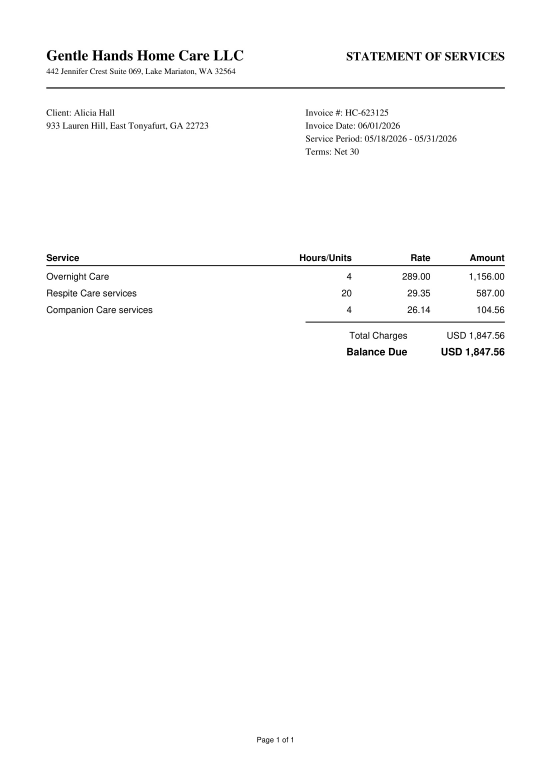
#> input picture evaluation/dataset/data/files/d071.jpg, 1654 x 2339 px (shown at 1/3 size)
$ python -i ocr.py   (imports and definitions only)
#> lines starting #> are read from the running program, lines starting #| are printed output that depends on the picture; after the words box and inside, x2 and y2 are one past the last pixel; in counts of white or black regions, pixels touching at a corner belong together
#> further down, picture is the input picture: PIL image 1654x2339 L; min 0, max 255, mean 251.7
"""OCR for scanned pages and images: clean the image, then run Tesseract.

Tesseract is trained on clean, upright, high-resolution black-on-white text.
Each step below moves a real scan closer to that:

1. upscale    low-resolution scans to about 300 dpi, the size Tesseract expects
2. flatten    uneven lighting by dividing by an estimate of the background
3. deskew     by measuring the angle of the text lines and rotating back
4. denoise    with a small median filter, which removes specks but keeps edges
5. binarise   with Otsu's method, which picks the black/white threshold
              from the image's own histogram
"""

from __future__ import annotations

import time
from dataclasses import dataclass

import cv2
import numpy as np
import pytesseract
from PIL import Image

from .text import Word, lines_from_words

TARGET_WIDTH = 2480  # A4 width in pixels at 300 dpi


@dataclass
class OcrResult:
    text: str
    confidence: float  # mean word confidence, 0 to 100
    words: list[Word]
    ms: int


def preprocess(img: Image.Image, target_width: int = 2000, binarise: bool = False) -> np.ndarray:
#> called with target_width = 2000, binarise = False
    a = np.array(img.convert("L"))

    # denoise first, at the original size: noise grows when the image is enlarged
    a = cv2.fastNlMeansDenoising(a, None, h=12, templateWindowSize=7, searchWindowSize=21) \
        if a.shape[1] <= 1400 else cv2.medianBlur(a, 3)

    # deskew at the original size as well, where it is cheaper
    a = _deskew(a)

    # upscale small images so letters are large enough for Tesseract
    h, w = a.shape
    if w < target_width * 0.85:
        scale = target_width / w
        a = cv2.resize(a, (int(w * scale), int(h * scale)), interpolation=cv2.INTER_CUBIC)

    # flatten uneven lighting: divide by a heavily blurred copy (the paper colour)
    small = cv2.resize(a, None, fx=0.125, fy=0.125)
    bg = cv2.resize(cv2.medianBlur(small, 21), (a.shape[1], a.shape[0]), interpolation=cv2.INTER_LINEAR)
    a = cv2.divide(a, bg, scale=255)

    if binarise:
        _, a = cv2.threshold(a, 0, 255, cv2.THRESH_BINARY + cv2.THRESH_OTSU)
    return a


def _deskew(a: np.ndarray, max_angle: float = 6.0, step: float = 0.25) -> np.ndarray:
    """Find the rotation that makes text lines most horizontal.

    For each candidate angle the dark pixels are summed row by row. When the
    lines are level, rows alternate sharply between ink and blank paper, so
    the variance of those row sums is highest at the correct angle.
    """
#> called with max_angle = 6, step = 0.25
    small = cv2.resize(a, None, fx=600 / a.shape[1], fy=600 / a.shape[1]) if a.shape[1] > 600 else a
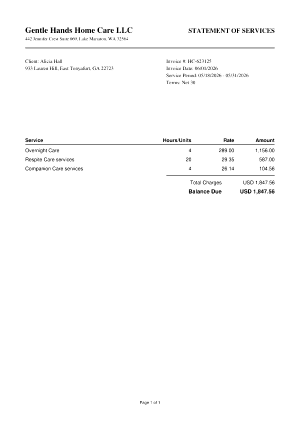
#> small: shape (848, 600) (shown at 1/2 size); min 0, max 255, mean 251.9
    inv = cv2.threshold(small, 0, 255, cv2.THRESH_BINARY_INV + cv2.THRESH_OTSU)[1].astype(np.float32)
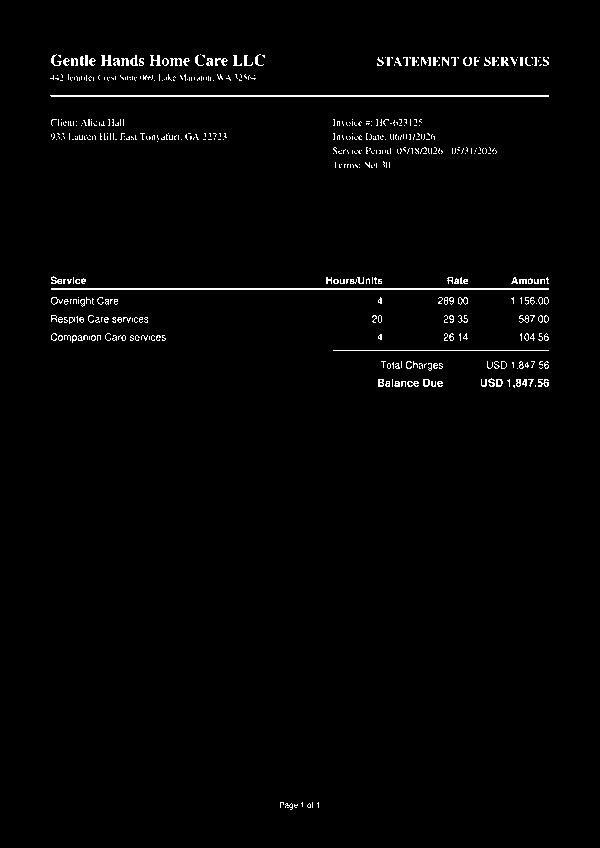
#> inv: shape (848, 600) float32; 1.5% white in thin lines or dots, all inside (x1, y1, x2, y2) = (50, 54, 549, 810)
    h, w = inv.shape
    best, best_score = 0.0, -1.0
    for ang in np.arange(-max_angle, max_angle + step, step):
        m = cv2.getRotationMatrix2D((w / 2, h / 2), ang, 1.0)
        rot = cv2.warpAffine(inv, m, (w, h), flags=cv2.INTER_NEAREST, borderValue=0)
        score = float(np.var(rot.sum(axis=1)))
        if score > best_score:
            best, best_score = float(ang), score
#> this loop made 49 passes
#> (score, best, best_score) on passes 1 to 8: (13705379, -6, 13705379), (14097267, -5.75, 14097267), (14630381, -5.5, 14630381), (15050463, -5.25, 15050463), (15514905, -5, 15514905), (15851947, -4.75, 15851947), (16352191, -4.5, 16352191), (16870566, -4.25, 16870566)
#> pass 1, in _deskew, `rot = cv2.warpAffine(inv, m, (w, h), flags=cv2.INTER_NEAREST, borderVa..`:
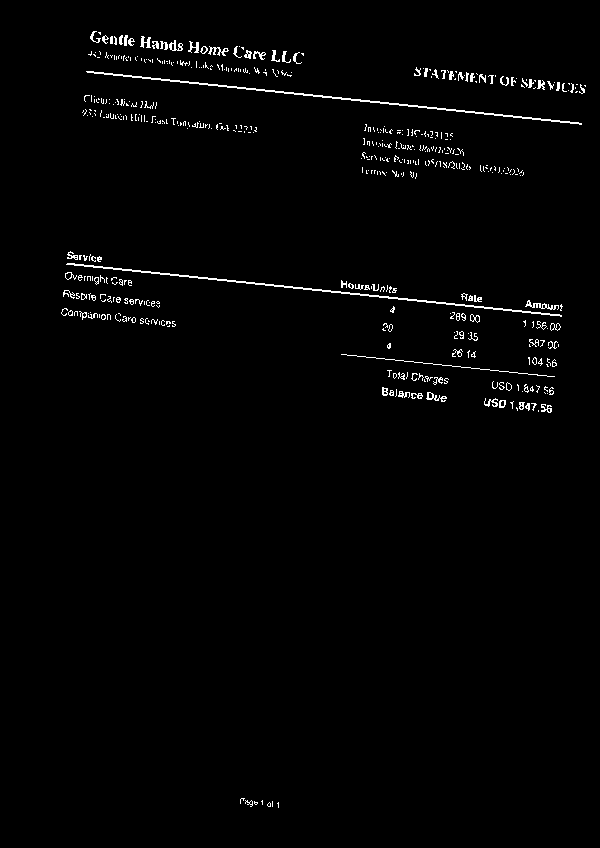
#> rot: shape (848, 600) float32; 1.5% white in thin lines or dots, all inside (x1, y1, x2, y2) = (61, 31, 586, 808)
#> pass 2, in _deskew, `rot = cv2.warpAffine(inv, m, (w, h), flags=cv2.INTER_NEAREST, borderVa..`:
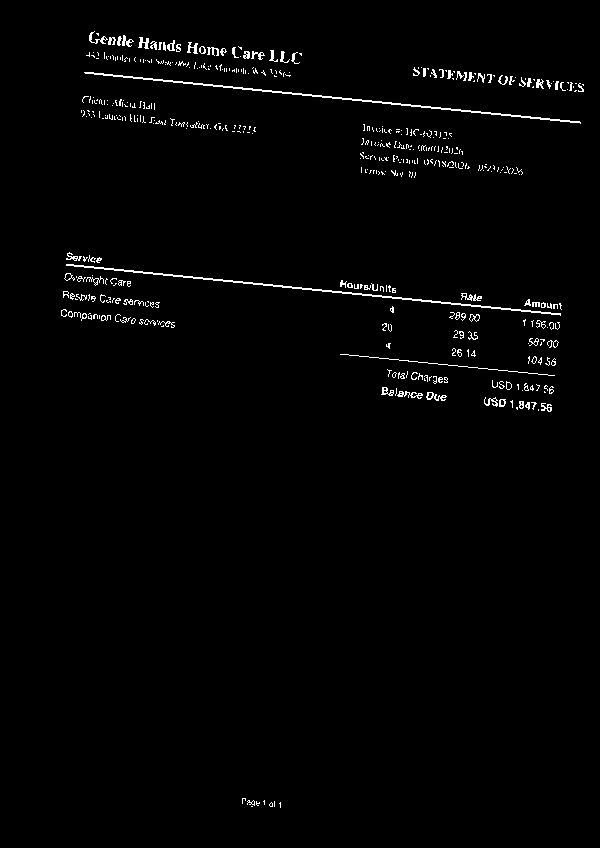
#> rot: shape (848, 600) float32; 1.5% white in thin lines or dots, all inside (x1, y1, x2, y2) = (61, 31, 584, 808)
#> pass 3, in _deskew, `rot = cv2.warpAffine(inv, m, (w, h), flags=cv2.INTER_NEAREST, borderVa..`:
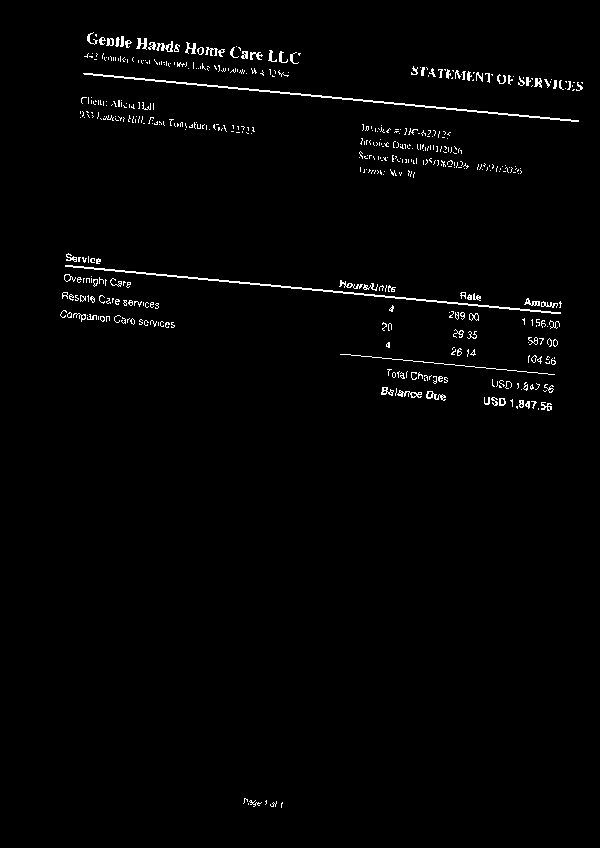
#> rot: shape (848, 600) float32; 1.5% white in thin lines or dots, all inside (x1, y1, x2, y2) = (60, 32, 583, 808)
#> after the loop, best = 0; best_score = 109145800
    if abs(best) < 0.2:
        return a
    H, W = a.shape
    m = cv2.getRotationMatrix2D((W / 2, H / 2), best, 1.0)
    return cv2.warpAffine(a, m, (W, H), flags=cv2.INTER_CUBIC, borderValue=255)


def ocr_image(img: Image.Image, lang: str = "eng", psm: int = 4, clean: bool = True) -> OcrResult:
    t0 = time.perf_counter()
    arr = preprocess(img) if clean else np.array(img.convert("L"))
#> in preprocess, `small = cv2.resize(a, None, fx=0.125, fy=0.125)`:
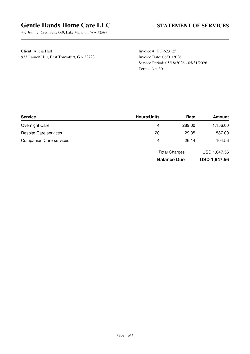
#> small: shape (354, 250); min 0, max 255, mean 252
#> (the run stopped early here; a loop or call above may not have finished)

$ run again, on evaluation/dataset/data/files/d072.jpg
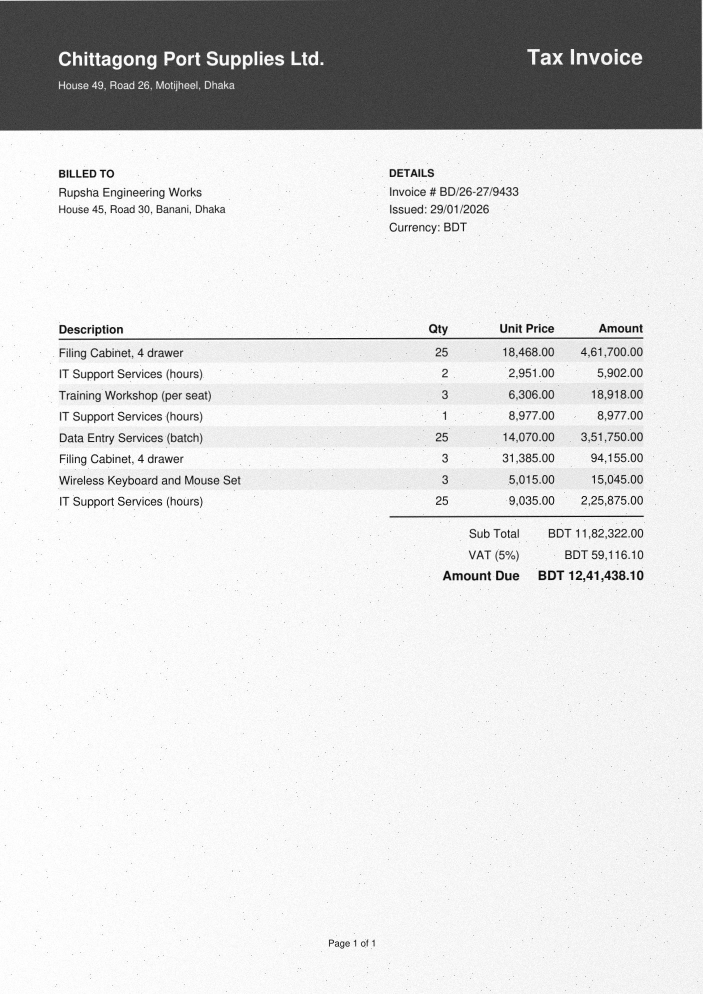
#> input picture evaluation/dataset/data/files/d072.jpg, 1406 x 1988 px (shown at 1/2 size)
#> picture is the input picture: PIL image 1406x1988 L; min 0, max 255, mean 220.1
#> in _deskew, `inv = cv2.threshold(small, 0, 255, cv2.THRESH_BINARY_INV + cv2.THRESH_..`:
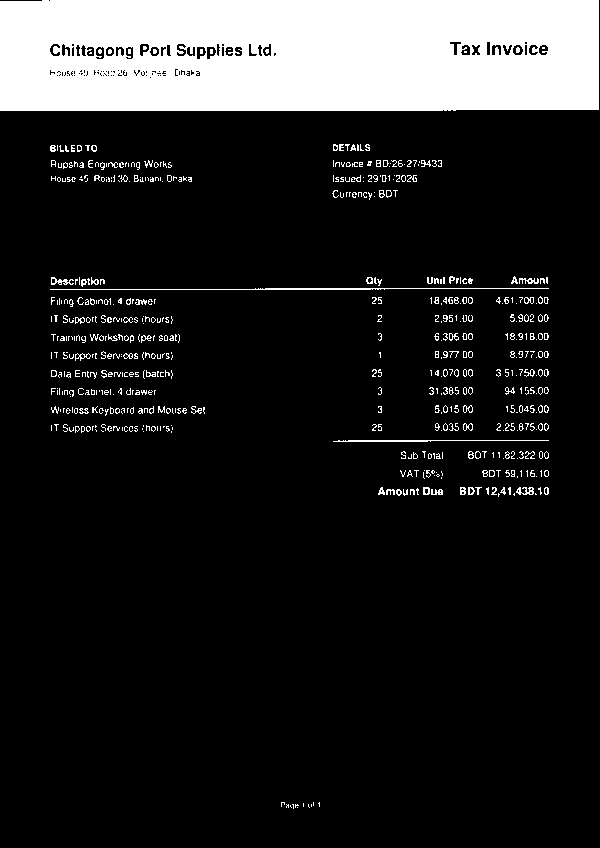
#> inv: shape (848, 600) float32; 14.3% white; 571 white regions (463 under 20 px), largest, box (x1, y1, x2, y2) and area: (0, 0, 599, 111) 64277, (50, 288, 549, 290) 615, (333, 440, 549, 442) 301
#> the loop in _deskew, `for ang in np.arange(-max_angle, max_angle + step, step):` made 49 passes
#> (best, best_score) on passes 1 to 8: (-6, 1.65e+09), (-5.75, 1.68e+09), (-5.5, 1.7e+09), (-5.25, 1.73e+09), (-5, 1.76e+09), (-4.75, 1.79e+09), (-4.5, 1.82e+09), (-4.25, 1.86e+09)
#> after the loop in _deskew, `for ang in np.arange(-max_angle, max_angle + step, step):`: best = 0; best_score = 2.46e+09
#> in preprocess, `a = cv2.divide(a, bg, scale=255)`:
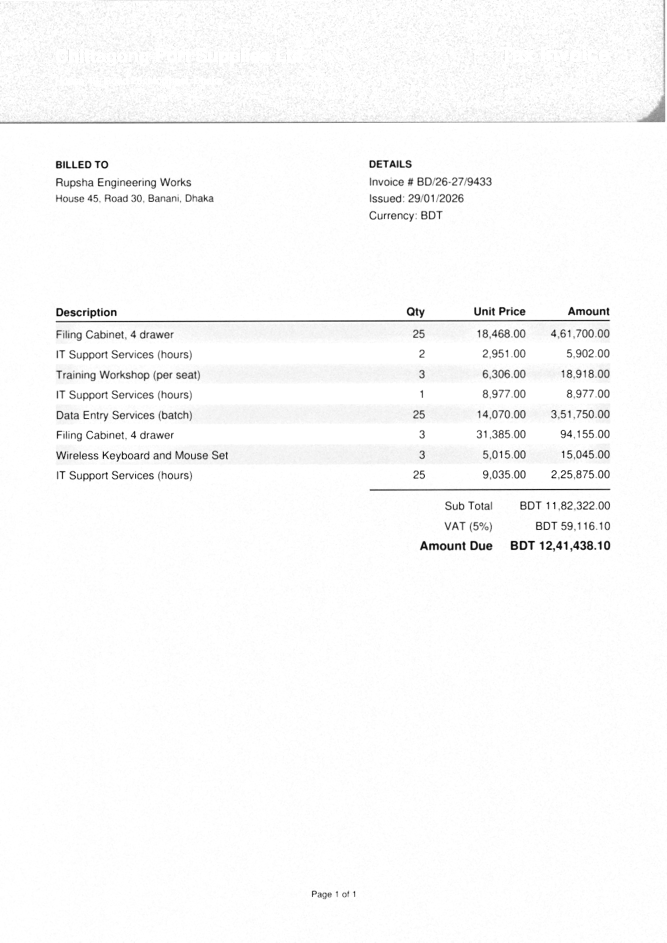
#> a: shape (2827, 2000) (shown at 1/3 size); min 0, max 255, mean 249.8

$ run again, on evaluation/dataset/data/files/d073.jpg
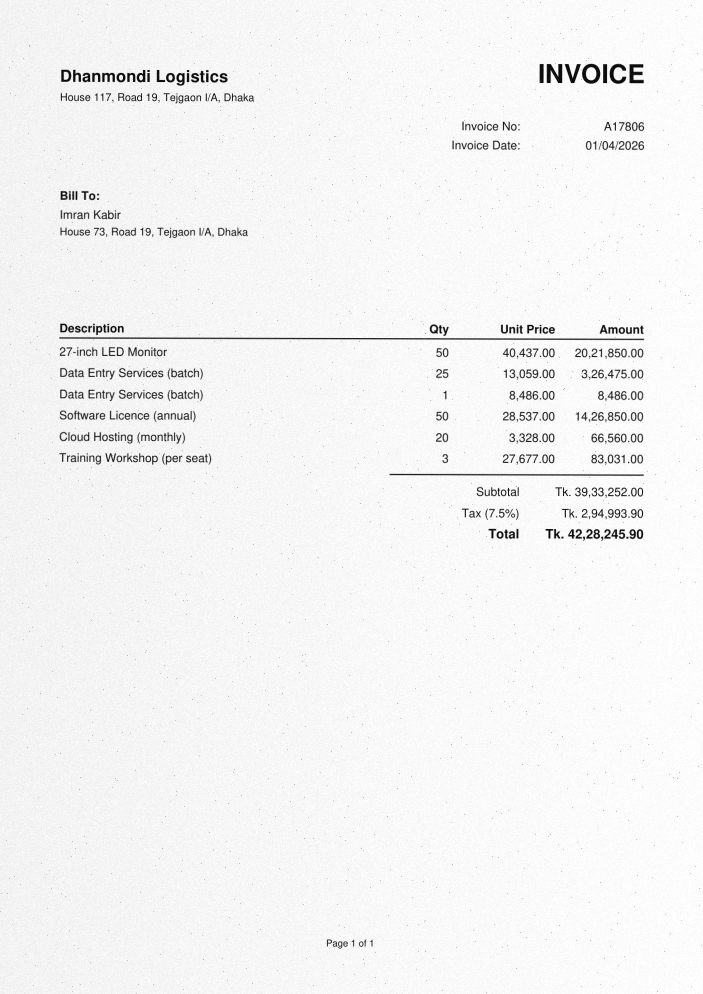
#> input picture evaluation/dataset/data/files/d073.jpg, 1406 x 1988 px (shown at 1/2 size)
#> picture is the input picture: PIL image 1406x1988 L; min 0, max 255, mean 244.1
#> in _deskew, `inv = cv2.threshold(small, 0, 255, cv2.THRESH_BINARY_INV + cv2.THRESH_..`:
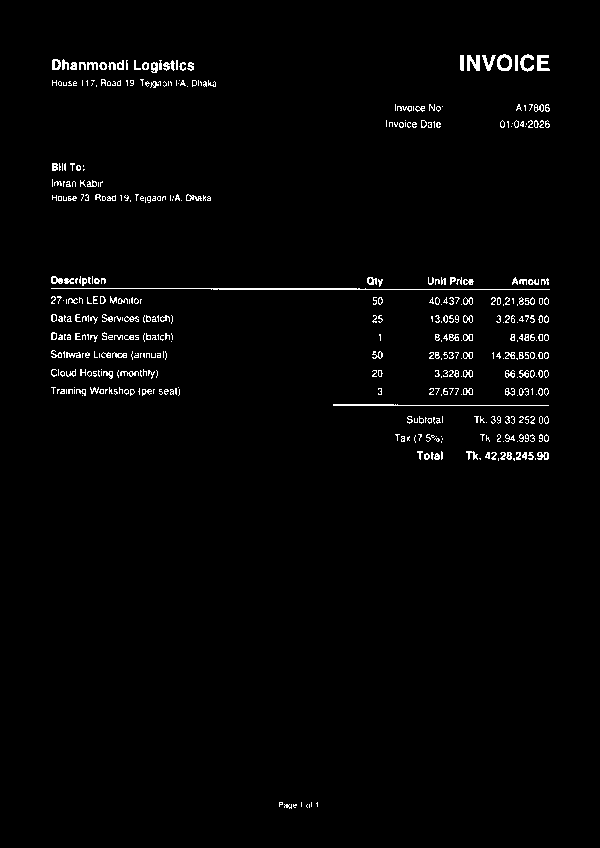
#> inv: shape (848, 600) float32; 1.8% white in thin lines or dots, all inside (x1, y1, x2, y2) = (51, 54, 550, 809)
#> the loop in _deskew, `for ang in np.arange(-max_angle, max_angle + step, step):` made 49 passes
#> (score, best, best_score) on passes 1 to 8: (14448152, -6, 14448152), (15004286, -5.75, 15004286), (15809619, -5.5, 15809619), (16498427, -5.25, 16498427), (17126544, -5, 17126544), (17470460, -4.75, 17470460), (17693906, -4.5, 17693906), (18020448, -4.25, 18020448)
#> after the loop in _deskew, `for ang in np.arange(-max_angle, max_angle + step, step):`: best = 0; best_score = 58809548
#> in preprocess, `bg = cv2.resize(cv2.medianBlur(small, 21), (a.shape[1], a.shape[0]), i..`:
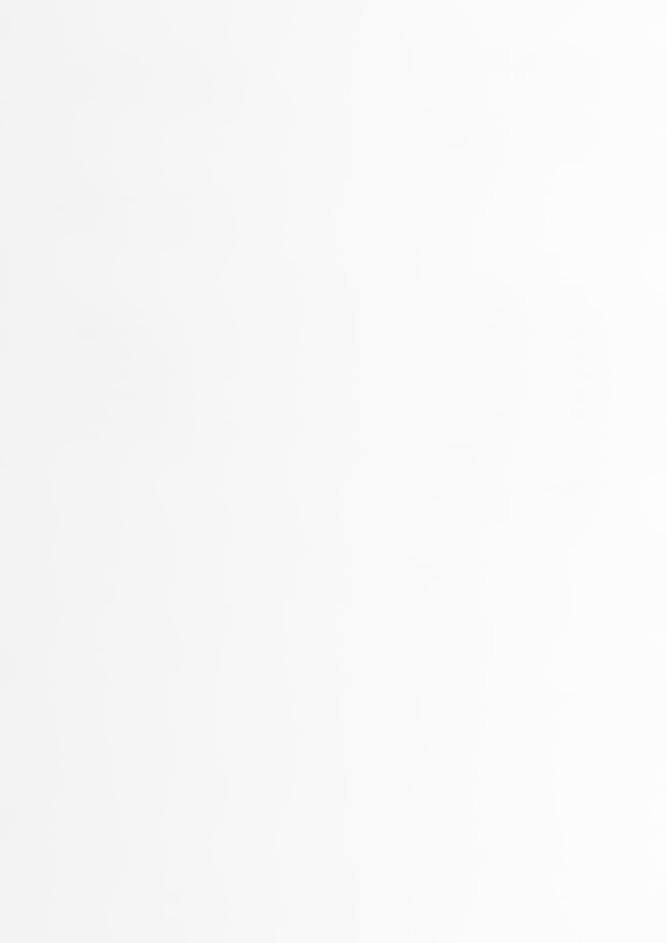
#> bg: shape (2827, 2000) (shown at 1/3 size); min 242, max 253, mean 247.9
